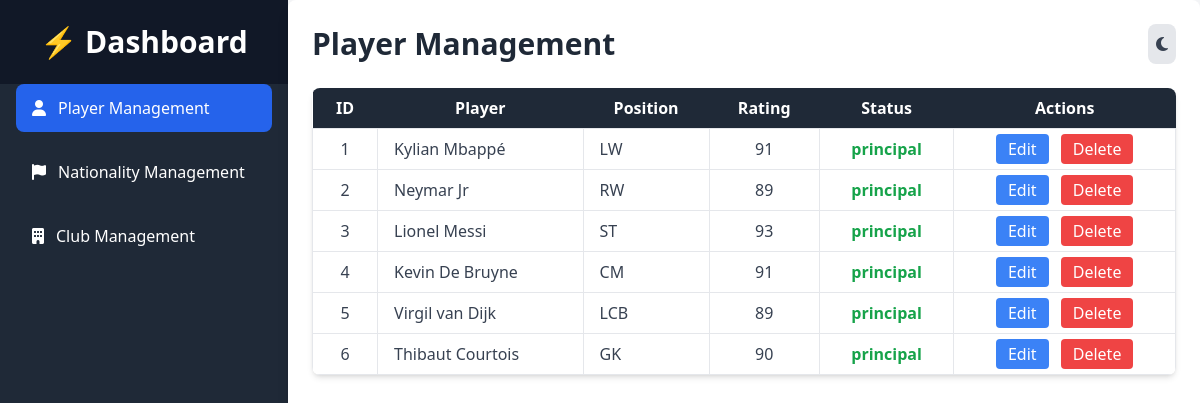
Page /dashboard.php on the committed database.
### tables this page shows
create table player (
	id int primary key auto_increment,
    nom_player varchar(50) ,
    positions varchar(10) ,
    rating int ,
    club_id int ,
    nationnality_id int ,
    foreign key (club_id) references club(id) ,
    foreign key (nationnality_id) references nationnality(id)
);

### dashboard.php (the view, shortened to what this page needs)
<!DOCTYPE html>
<html lang="en">
<head>
    <script src="https://cdn.tailwindcss.com"></script>
</head>
<body class="bg-gray-100 text-gray-800 font-sans">
    <div class="flex h-screen">
        <aside class="w-72 bg-gray-800 text-white flex flex-col shadow-lg">
            <div class="text-center text-3xl font-bold py-6 bg-gray-900">⚡ Dashboard</div>
            <nav class="flex-1 space-y-4 px-4">
                <button onclick="showSection('player')" class="w-full flex items-center space-x-3 px-4 py-3 bg-blue-600 rounded-lg hover:bg-blue-700 transition">
                    <i class="fas fa-user"></i> <span>Player Management</span>
                </button>
                <button onclick="showSection('nationality')" class="w-full flex items-center space-x-3 px-4 py-3 rounded-lg hover:bg-green-500 transition">
                    <i class="fas fa-flag"></i> <span>Nationality Management</span>
                </button>
                <button onclick="showSection('club')" class="w-full flex items-center space-x-3 px-4 py-3 rounded-lg hover:bg-yellow-500 transition">
                    <i class="fas fa-building"></i> <span>Club Management</span>
                </button>
            </nav>
        </aside>
        <main class="flex-1 p-6 bg-white rounded-lg shadow-lg fade-in">
            <header class="flex justify-between items-center mb-6">
                <h1 class="text-3xl font-bold text-gray-800">Player Management</h1>
                <button onclick="toggleTheme()" class="bg-gray-200 hover:bg-gray-300 p-2 rounded-lg">
                    <i class="fas fa-moon text-gray-700"></i>
                </button>
            </header>
            <div class="flex items-center justify-center fade-in">
                <div class="w-full max-w-6xl bg-white rounded-lg shadow-md overflow-hidden">
                    <table class="table-auto w-full border-collapse">
                        <thead class="bg-gray-800 text-white">
                            <tr>
                                <th class="px-4 py-2">ID</th>
                                <th class="px-4 py-2">Player</th>
                                <th class="px-4 py-2">Position</th>
                                <th class="px-4 py-2">Rating</th>
                                <th class="px-4 py-2">Status</th>
                                <th class="px-4 py-2">Actions</th>
                            </tr>
                        </thead>
                        <tbody class="text-gray-700">
                            <?php
                                include('./assets/backend/config.php');
                                $query = "SELECT * FROM player";
                                $query_run = mysqli_query($con, $query);
                                if (mysqli_num_rows($query_run) > 0){
                                    foreach($query_run as $row){
                                        ?>
                                        <tr class="hover:bg-gray-100 transition">
                                            <td class="border px-4 py-2 text-center"><?= $row['id']; ?></td>
                                            <td class="border px-4 py-2"><?= $row['nom_player']; ?></td>
                                            <td class="border px-4 py-2"><?= $row['positions']; ?></td>
                                            <td class="border px-4 py-2 text-center"><?= $row['rating']; ?></td>
                                            <td class="border px-4 py-2 text-center">
                                                <?php if($row['statuus'] == 'principal'): ?>
                                                    <span class="text-green-600 font-semibold">principal</span>
                                                <?php else: ?>
                                                    <span class="text-red-600 font-semibold">reserve</span>
                                                <?php endif; ?>
                                            </td>
                                            <td class="border px-4 py-2 text-center space-x-2">
                                                <a href="edit.php?id=<?= $row['id']; ?>" class="bg-blue-500 text-white px-3 py-1 rounded hover:bg-blue-600 transition">Edit</a>
                                                <a href="delete.php?id=<?= $row['id']; ?>" class="bg-red-500 text-white px-3 py-1 rounded hover:bg-red-600 transition" onclick="return confirm('Are you sure you want to delete this record?');">Delete</a>
                                            </td>
                                        </tr>
                                        <?php
                                    }
                                } else {
                                    ?>
                                    <tr>
                                        <td colspan="6" class="text-center py-4 text-gray-600 font-semibold">No record found</td>
                                    </tr>
                                    <?php
                                }
                            ?>
                        </tbody>
                    </table>
                </div>
            </div>
        </main>
    </div>
</body>
</html>

### dashboard.php (style rules this page uses)
.fade-in { animation: fadeIn 0.8s ease-in-out; }

### rows in the picture
player: id "1", nom_player "Kylian Mbappé", positions "LW", rating "91", statuus "principal"
player: id "2", nom_player "Neymar Jr", positions "RW", rating "89", statuus "principal"
player: id "3", nom_player "Lionel Messi", positions "ST", rating "93", statuus "principal"
player: id "4", nom_player "Kevin De Bruyne", positions "CM", rating "91", statuus "principal"
player: id "5", nom_player "Virgil van Dijk", positions "LCB", rating "89", statuus "principal"
player: id "6", nom_player "Thibaut Courtois", positions "GK", rating "90", statuus "principal"
